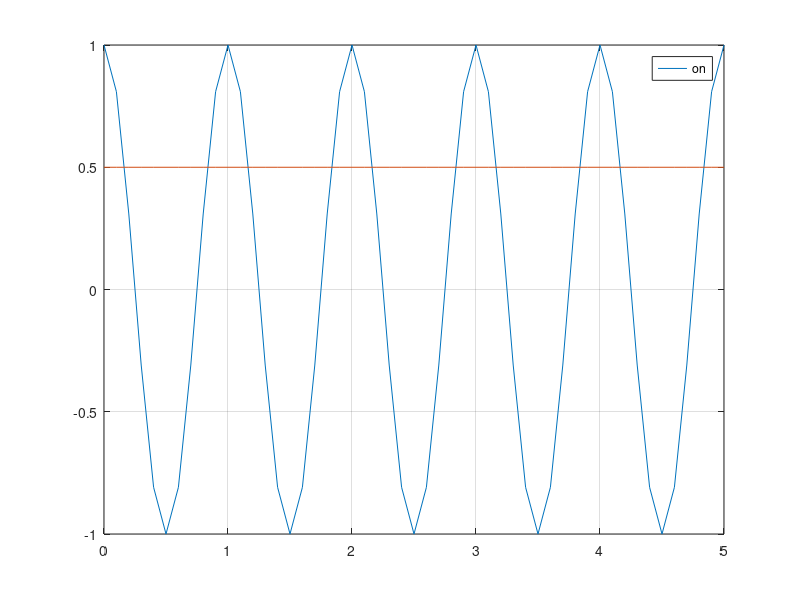

Write MATLAB code to recreate this figure.
clear; close all;

% create time vector
t = 0:0.1:5;

% create amplitudes
a1 = 1;
a2 = 0.5;

% create frequencies
f1 = 1;
f2 = 10; 

y1 = a1*cos(2*pi*t*f1);

y2 = a2*cos(2*pi*t*f2);

plot(t,y1);
grid on; hold on;
plot(t, y2);
legend on;
